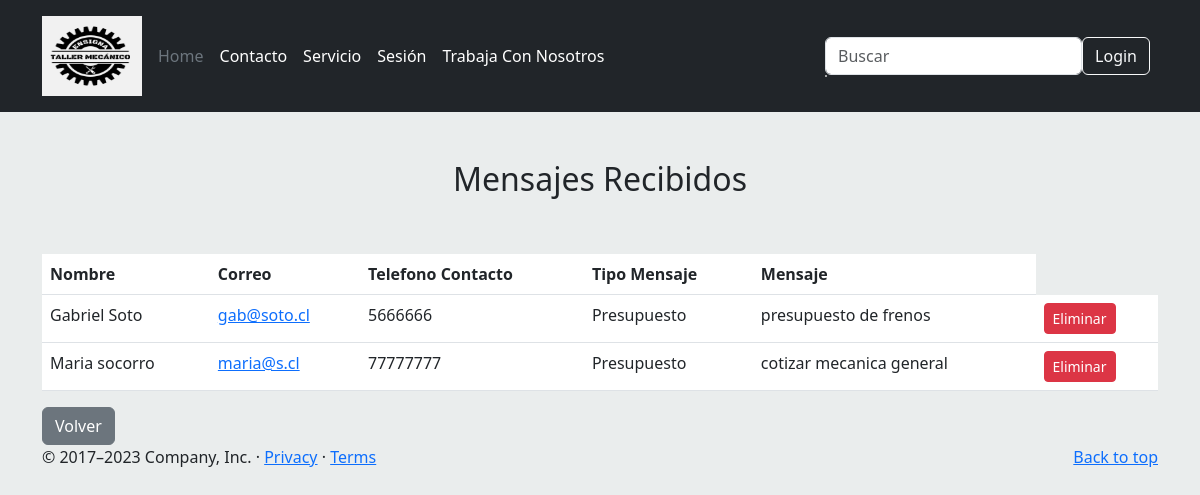
/lista_contacto/, run on the app's committed database.
### appweb/models.py (models this page shows, shortened)
class Contacto(models.Model):
    id_contacto = models.AutoField(primary_key=True)
    nombre = models.CharField(max_length=50)
    email = models.EmailField()
    telefono = models.IntegerField()
    tipo_contacto = models.IntegerField(choices=list_tipo_contacto)
    mensaje = models.TextField()

### appweb/views.py (the view)
# urls.py: path('lista_contacto/',listar_contacto,name="listar_contacto"),
def listar_contacto(request):
    contactos = Contacto.objects.all()
    data = {
        "contactos" : contactos
    }
    return render(request, "lista_contacto.html", data)

### appweb/templates/lista_contacto.html (shortened to what this page needs)
{% extends 'base.html' %}
{% block contenido %}
<div class="container mt-5">
    <div class="text-center">
      <h2 class="mt-4">Mensajes Recibidos</h2>
    </div>
   <br>
   <br>
<table class="table">
    <thead>
      <tr>
        <th scope="col"> Nombre </th>
        <th scope="col">Correo</th>
        <th scope="col">Telefono Contacto</th>
        <th scope="col">Tipo Mensaje</th>
        <th scope="col">Mensaje</th>
      </tr>
    </thead>
    <tbody>
        {% for p in contactos %}
      <tr>
        <td>{{p.nombre}}</td>
        <td><a href="mailto:{{ p.email }}">{{ p.email }}</a</td>
        <td>{{p.telefono}}</td>
        <td>{{p.get_tipo_contacto_display}}</td>
        <td>{{p.mensaje}}</td>
        <td>
          <a href="#" onclick="eliminarMensaje('{{p.id_contacto}}')" class="btn btn-danger btn-sm" >Eliminar </a>
        </td>
      </tr>
      {% endfor %}
    </tbody>
  </table>
  <a class="btn btn-secondary btn" href="{% url 'tareasadministrador'%}" role="button">Volver</a>
</div>
  {% endblock %}

### data on the page
Contacto: nombre "Gabriel Soto", email "gab@soto.cl", telefono "5666666", tipo_contacto "Presupuesto", mensaje "presupuesto de frenos"
Contacto: nombre "Maria socorro", email "maria@s.cl", telefono "77777777", tipo_contacto "Presupuesto", mensaje "cotizar mecanica general"
